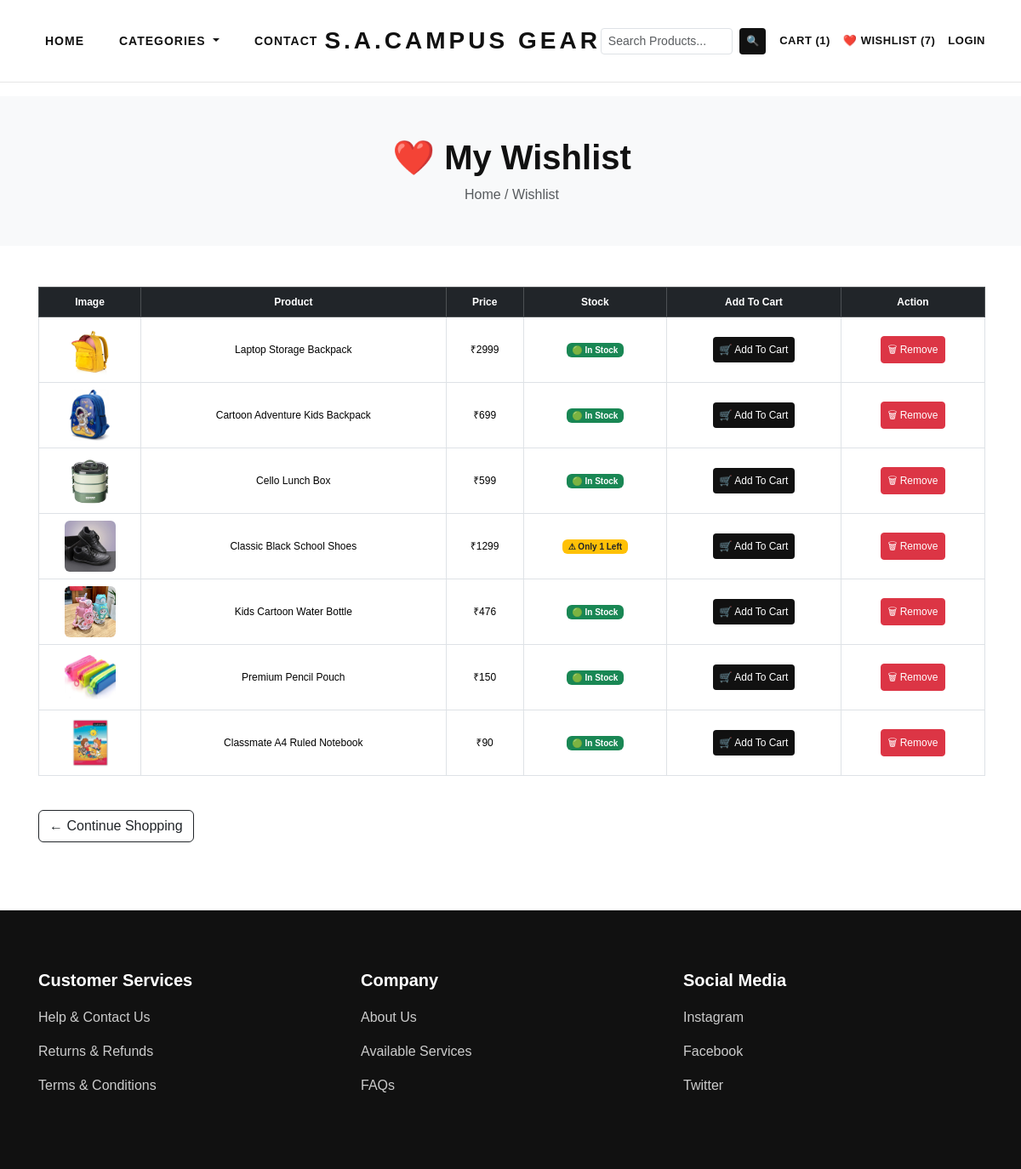
The app's page /wishlist/ with its own data.
### store/models.py (models this page shows, shortened)
class Wishlist(models.Model):
    product = models.ForeignKey(
        Product,
        on_delete=models.CASCADE
    )
    created_date = models.DateTimeField(
        auto_now_add=True
    )

class Product(models.Model):
    product_title = models.CharField(
        max_length=200
    )
    product_slug = models.SlugField(
        max_length=250,
        blank=True
    )
    sku = models.CharField(
        max_length=100,
        unique=True
    )
    short_description = models.TextField()
    detail_description = models.TextField()
    product_image = models.ImageField(
        upload_to='product/'
    )
    price = models.PositiveIntegerField()
    stock_quantity = models.PositiveIntegerField(
        default=10
    )
    sale_count = models.PositiveIntegerField(
    default=0
)
    product_category = models.ForeignKey(
        Category,
        on_delete=models.CASCADE
    )
    is_active = models.BooleanField(
        default=True
    )
    is_featured = models.BooleanField(
        default=False
    )
    created_date = models.DateTimeField(
        auto_now_add=True
    )
    updated_date = models.DateTimeField(
        auto_now=True
    )
    @property
    def can_add_to_cart(self):
        return self.stock_quantity > 0

### store/views.py (the view)
def wishlist_view(request):
    return render(request,"wishlist.html",{
        "wishlist_items":Wishlist.objects.all(),
        "categories":Category.objects.filter(is_active=True),
        "cart_count":Cart.objects.count(),
        "wishlist_count":Wishlist.objects.count()
    })

### store/templates/wishlist.html (shortened to what this page needs)
{% extends 'base.html' %}
{% block content %}
<section class="bg-light py-5 mb-5">
    <div class="container text-center">
        <h1 class="fw-bold">
            ❤️ My Wishlist
        </h1>
        <p class="text-muted mb-0">
            Home / Wishlist
        </p>
    </div>
</section>
<div class="container mb-5">
    {% if wishlist_items %}
    <div class="table-responsive">
        <table class="table table-bordered align-middle text-center">
            <thead class="table-dark">
                <tr>
                    <th>Image</th>
                    <th>Product</th>
                    <th>Price</th>
                    <th>Stock</th>
                    <th>Add To Cart</th>
                    <th>Action</th>
                </tr>
            </thead>
            <tbody>
                {% for item in wishlist_items %}
                <tr>
                    <td width="120">
                        <img src="{{ item.product.product_image.url }}"
                                class="img-fluid rounded"
                                style="width:80px;height:80px;object-fit:contain;">
                    </td>
                    <td>
                        {{ item.product.product_title }}
                    </td>
                    <td>
                        ₹{{ item.product.price }}
                    </td>
                    <td>
                        {% if item.product.stock_quantity == 0 %}
                        <span class="badge bg-danger">
                            ❌ Out Of Stock
                        </span>
                        {% elif item.product.stock_quantity <= 5 %}
                        <span class="badge bg-warning text-dark">
                            ⚠ Only {{ item.product.stock_quantity }} Left
                        </span>
                        {% else %}
                        <span class="badge bg-success">
                            🟢 In Stock
                        </span>
                        {% endif %}
                    </td>
                    <td>
                        {% if item.product.can_add_to_cart %}
                        <a href="{% url 'add_to_cart' item.product.id %}"
                           class="btn btn-dark btn-sm">
                            🛒 Add To Cart
                        </a>
                        {% else %}
                        <button class="btn btn-secondary btn-sm"
                                disabled>
                            Out Of Stock
                        </button>
                        {% endif %}
                    </td>
                    <td>
                        <a href="{% url 'remove_from_wishlist' item.id %}"
                           class="btn btn-danger btn-sm">
                            🗑 Remove
                        </a>
                    </td>
                </tr>
                {% endfor %}
            </tbody>
        </table>
    </div>
<div class="mt-4 text-center text-md-start">
        <a href="{{ request.session.continue_url|default:'/' }}"
             class="btn btn-outline-dark">
                     ← Continue Shopping
        </a>
    </div>
    {% endif %}
</div>
{% endblock %}

### static/css/style.css (style rules this page uses)
body { font-family: Arial, sans-serif; background:#ffffff; color:#111; margin:0; padding:0; overflow-x:hidden; }
a { text-decoration:none; }
.container { padding-left:15px; padding-right:1 }
.btn-dark { background:#111; border:none; }
.table-responsive { overflow-x:auto; }
.table td, .table th { font-size:12px; padding:8px; }
.table img { width:70px !important; height:70px !important; }
.btn-sm { padding:4px 8px; font-size:12px; }
.badge { font-size:10px; }
.btn-sm { font-size:12px; padding:6px 8px; }
.table { font-size:12px; }
.table img { width:60px !important; height:60px !important; }

### records on screen
Wishlist: product.product_image (picture), product.product_title "Laptop Storage Backpack", product.price "2999", shows "🟢 In Stock", shows "🛒 Add To Cart"
Wishlist: product.product_image (picture), product.product_title "Cartoon Adventure Kids Backpack", product.price "699", shows "🟢 In Stock", shows "🛒 Add To Cart"
Wishlist: product.product_image (picture), product.product_title "Cello Lunch Box", product.price "599", shows "🟢 In Stock", shows "🛒 Add To Cart"
Wishlist: product.product_image (picture), product.product_title "Classic Black School Shoes", product.price "1299", product.stock_quantity "1", shows "🛒 Add To Cart"
Wishlist: product.product_image (picture), product.product_title "Kids Cartoon Water Bottle", product.price "476", shows "🟢 In Stock", shows "🛒 Add To Cart"
Wishlist: product.product_image (picture), product.product_title "Premium Pencil Pouch", product.price "150", shows "🟢 In Stock", shows "🛒 Add To Cart"
Wishlist: product.product_image (picture), product.product_title "Classmate A4 Ruled Notebook", product.price "90", shows "🟢 In Stock", shows "🛒 Add To Cart"

### other values on screen
{{ cart_count }} "1"
{{ wishlist_count }} "7"
